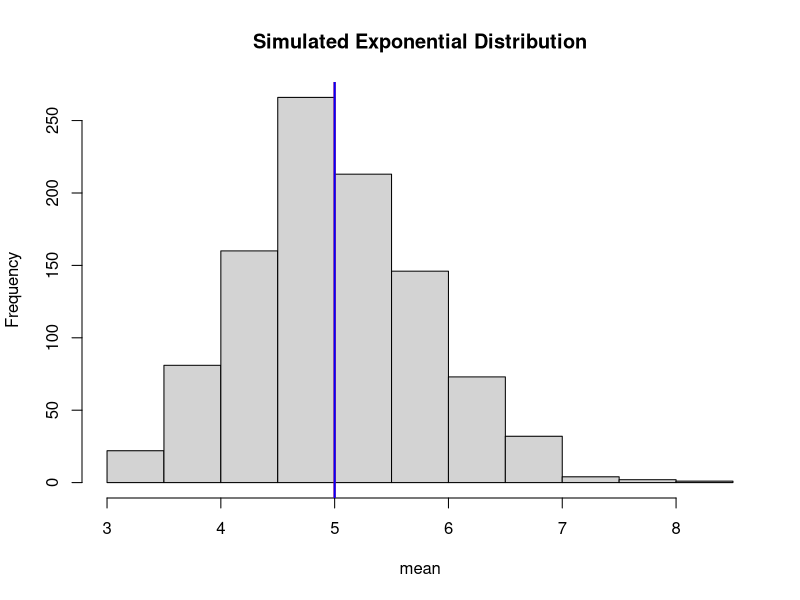
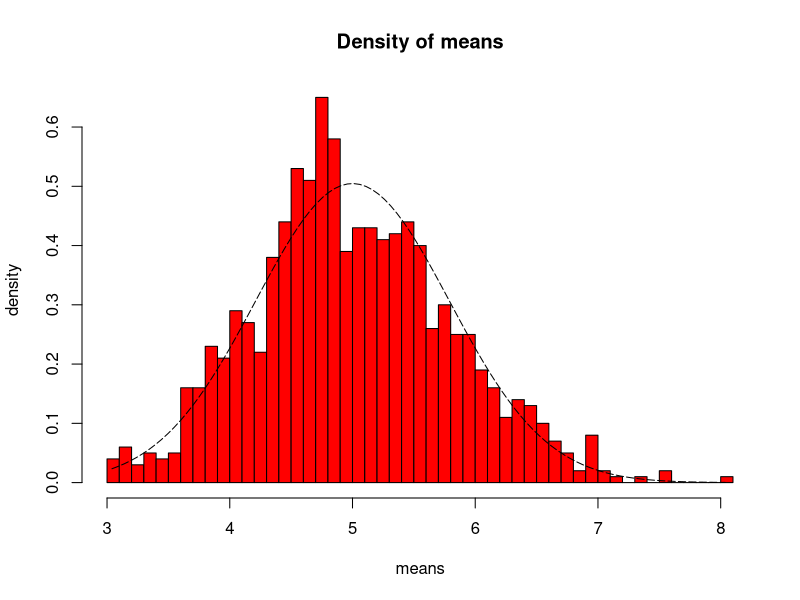
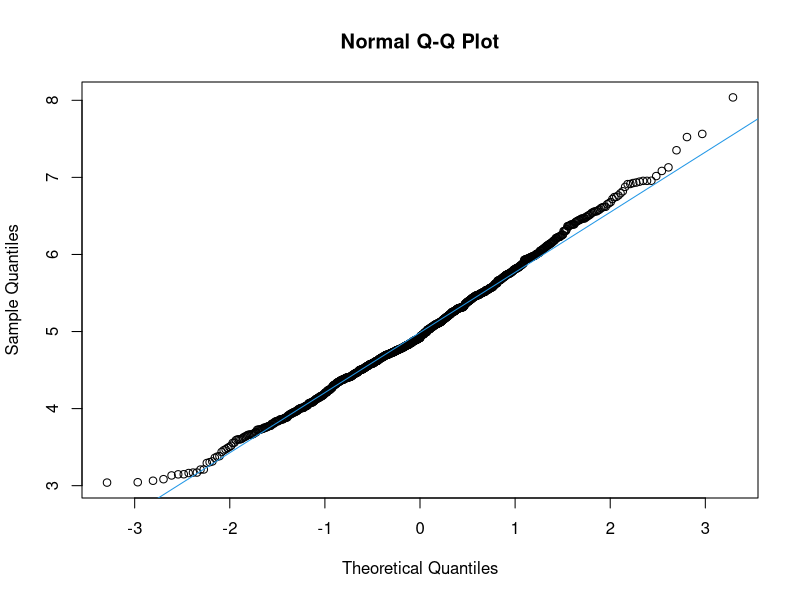

Write R code to recreate these figures, in order.
## ---- chunk 1
knitr::opts_chunk$set(echo = TRUE)
## ---- chunk 2
set.seed(100)

lambda<- 0.2

### number of samples

n<- 40

### number of simulations

sim<- 1000

### simulated data

sim_data<- replicate(sim, rexp(n,lambda))

## ---- chunk 3
mean_simp<- apply(sim_data,2,mean)

## ---- chunk 4
### Smaple Mean

sample_mean<- mean(mean_simp)

### Population Mean

pop_mean<- 1/lambda

print(c(paste("Sample Mean:", sample_mean),paste("Population (Theoretical Mean):", pop_mean)))

## ---- chunk 5

hist(mean_simp, xlab = "mean", main = "Simulated Exponential Distribution") 
abline(v=4.999702, col="red", lwd=2)
abline(v=5, col="blue",lwd=2)


## ---- chunk 6

### standard deviation of the means of the simulated sample distribution

std_sim_dist<- sd(mean_simp)

### Standard deviation of the population

std_pop_dist<- (1/lambda)/sqrt(n)

print(c(paste("Standard deviation of sample:", std_sim_dist),paste("Standard deviation of population:", std_pop_dist)))
### Variance of the means of simulated sample distribution

var_sim_dist<- (std_sim_dist)^2

### Variance of the population distribution

var_pop_dist<- ((1/lambda)*(1/sqrt(n)))^2

print(c(paste("Variance of sample:", var_sim_dist),paste("Variance of population:", var_pop_dist)))

## ---- chunk 7

xfit <- seq(min(mean_simp), max(mean_simp), length=100)
yfit <- dnorm(xfit, mean=1/lambda, sd=(1/lambda/sqrt(n)))

hist(mean_simp,breaks=n,prob=T,col="red",xlab = "means",main="Density of means",ylab="density")
lines(xfit, yfit, pch=20, col="black", lty=5)

## ---- chunk 8

### Comparing the average of the 40 exponentials to a normal distribution

qqnorm(mean_simp)
qqline(mean_simp,col=4)


